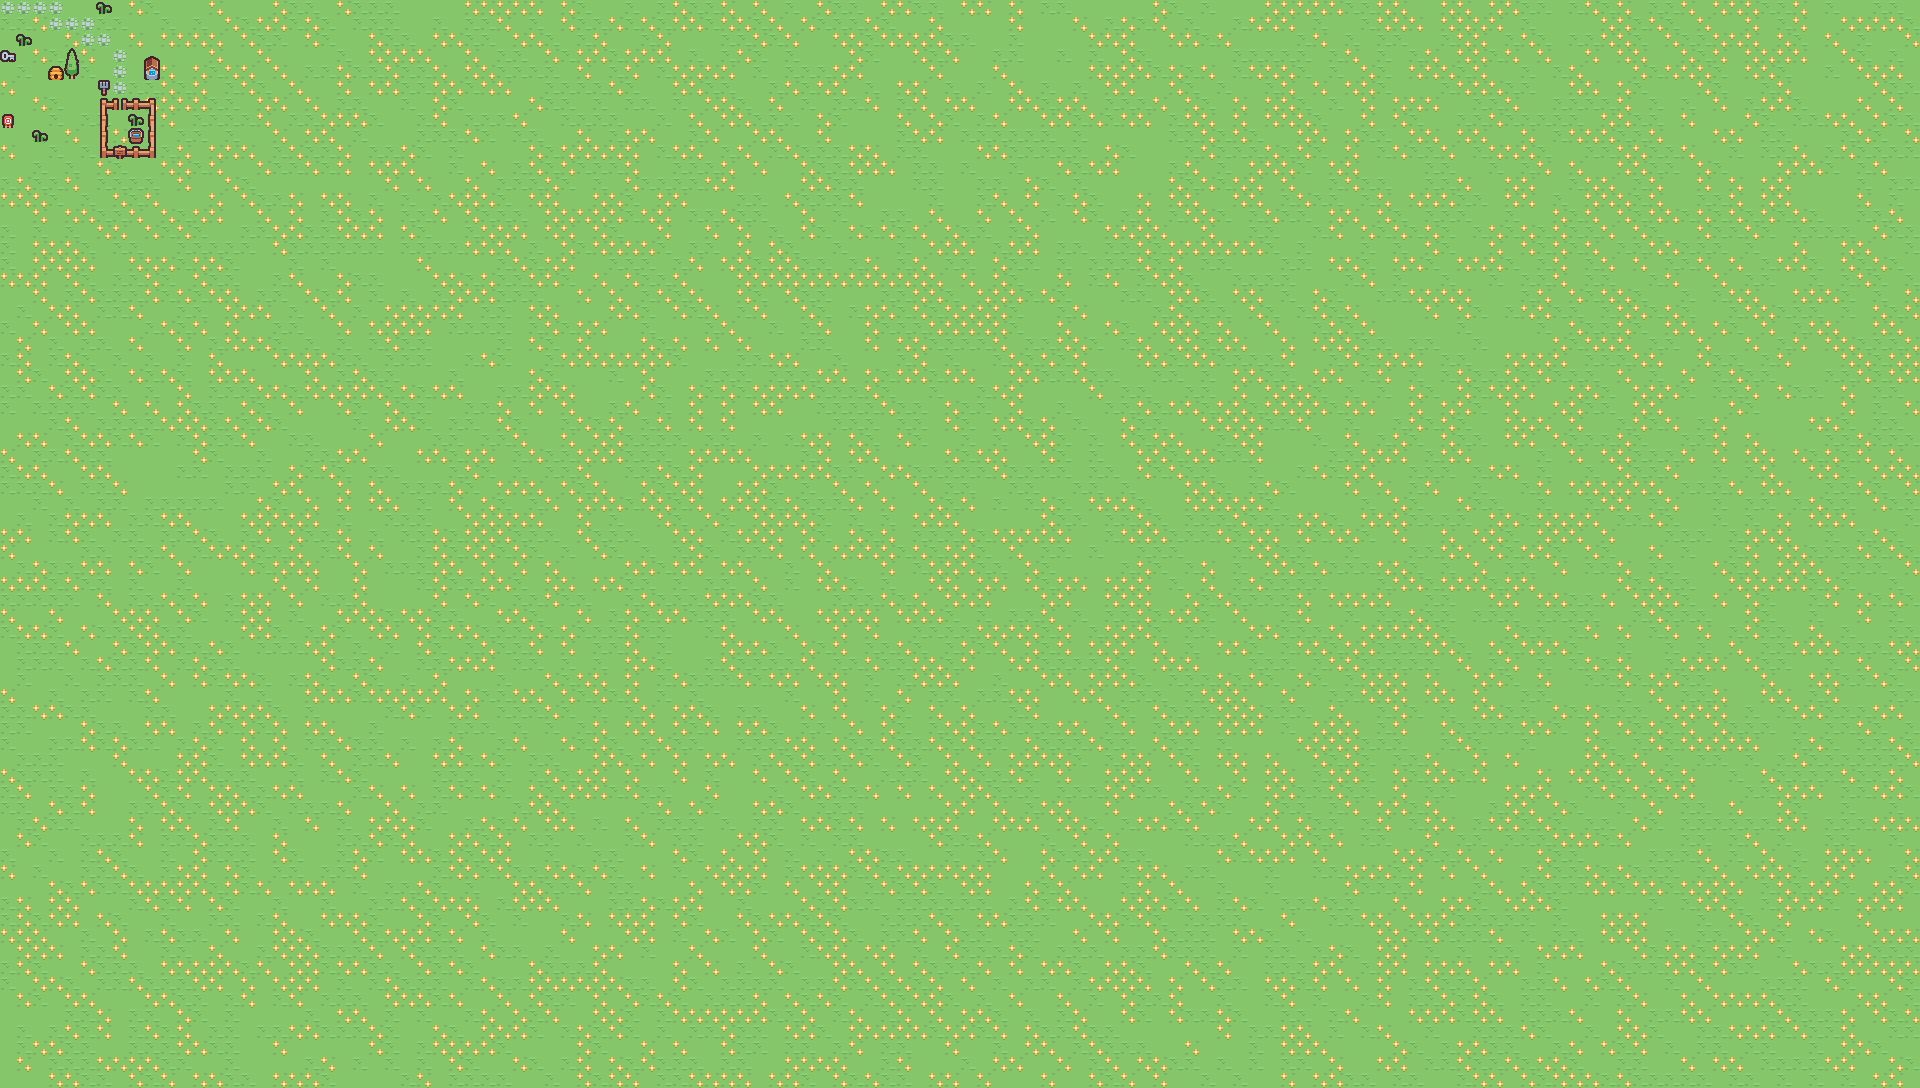

A level layout from a 2D game, rendered from its tile map. Below: a short description, then the map file with tile-grid data replaced by summaries:
An orthogonal 120x68 tile map with 16x16 px tiles, 3 tile layers (Ground, Flora, Signs).

<map version="1.10" tiledversion="1.11.2" orientation="orthogonal" renderorder="right-down" width="120" height="68" tilewidth="16" tileheight="16" infinite="0" nextlayerid="4" nextobjectid="1">
 <editorsettings>
  <export target="testMap.lua" format="lua" />
 </editorsettings>
 <tileset firstgid="1" name="tilemap" tilewidth="16" tileheight="16" spacing="1" tilecount="132" columns="12">
  <image source="tilemap.png" width="203" height="186" />
 </tileset>
 <layer id="1" name="Ground" width="120" height="68">
  <data>[8160 cells, 8160 non-empty, 4 distinct tile ids]</data>
 </layer>
 <layer id="2" name="Flora" width="120" height="68">
  <data>[8160 cells, 25 non-empty, 18 distinct tile ids]</data>
 </layer>
 <layer id="3" name="Signs" width="120" height="68">
  <data>[8160 cells, 1 non-empty, 1 distinct tile ids]</data>
 </layer>
</map>
